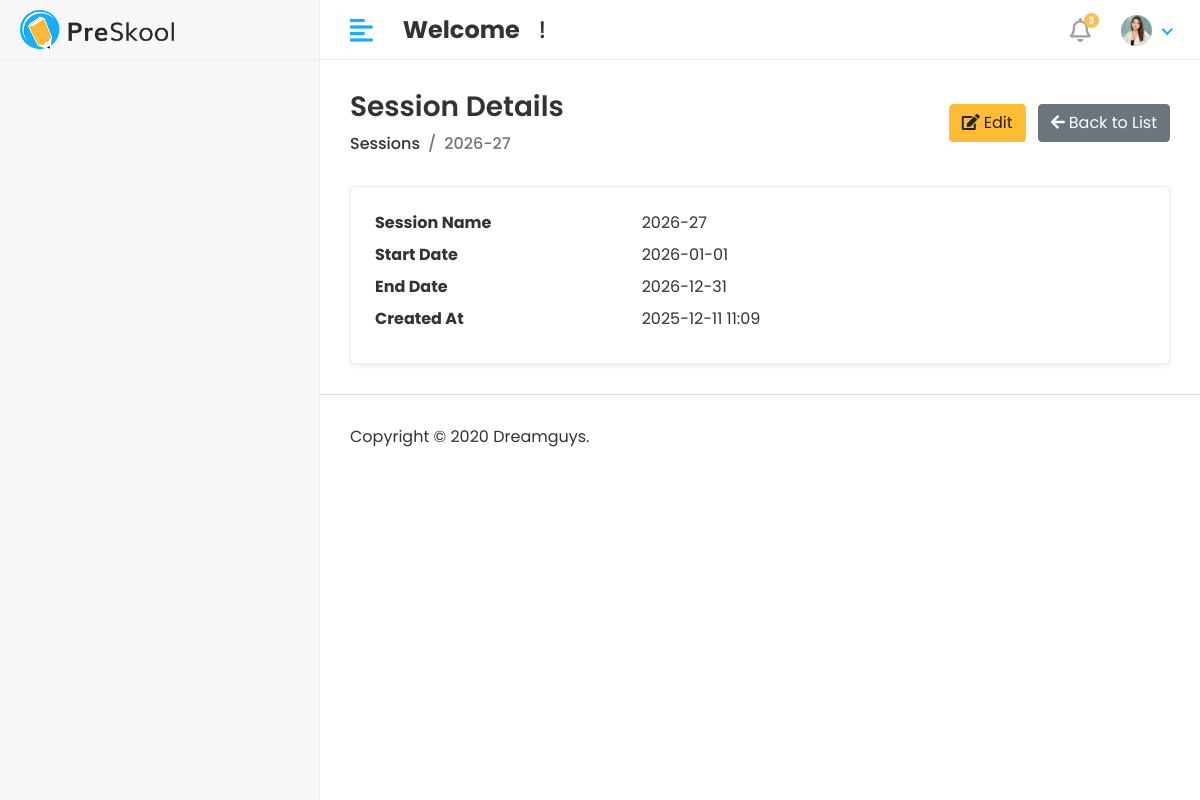
The page /academic/session-detail/3/ on the database its author committed.
### academic/models.py (models this page shows, shortened)
class Session(models.Model):
    name = models.CharField(max_length=20, unique=True, verbose_name="Academic Session")
    start_date = models.DateField()
    end_date = models.DateField()
    created_at = models.DateTimeField(auto_now_add=True)

### academic/views.py (the view)
# urls.py: path('session-detail/<int:session_id>/', session_detail, name='session_detail'),
def session_detail(request, session_id):
    session = get_object_or_404(Session, id=session_id)
    context = {
        'session': session
    }
    return render(request, 'Academic/session/session_detail.html', context)

### templates/Academic/session/session_detail.html
{% extends "base.html" %}
{% block content %}
<div class="content container-fluid">
    <div class="page-header">
        <div class="row align-items-center">
            <div class="col">
                <h3 class="page-title mb-2">Session Details</h3>
                <ul class="breadcrumb mb-0">
                    <li class="breadcrumb-item"><a href="{% url 'session_list' %}">Sessions</a></li>
                    <li class="breadcrumb-item active">{{ session.name }}</li>
                </ul>
            </div>
            <div class="col-auto mt-3 mt-md-0">
                <a href="{% url 'edit_session' session.id %}" class="btn btn-warning mr-2">
                    <i class="fas fa-edit mr-1"></i>Edit
                </a>
                <a href="{% url 'session_list' %}" class="btn btn-secondary">
                    <i class="fas fa-arrow-left mr-1"></i>Back to List
                </a>
            </div>
        </div>
    </div>
    <div class="card shadow-sm">
        <div class="card-body">
            <dl class="row mb-0">
                <dt class="col-sm-4">Session Name</dt>
                <dd class="col-sm-8">{{ session.name|default:"—" }}</dd>
                <dt class="col-sm-4">Start Date</dt>
                <dd class="col-sm-8">{{ session.start_date|date:"Y-m-d"|default:"—" }}</dd>
                <dt class="col-sm-4">End Date</dt>
                <dd class="col-sm-8">{{ session.end_date|date:"Y-m-d"|default:"—" }}</dd>
                <dt class="col-sm-4">Created At</dt>
                <dd class="col-sm-8">{{ session.created_at|date:"Y-m-d H:i"|default:"—" }}</dd>
            </dl>
        </div>
    </div>
</div>
{% endblock %}

### static/assets/css/style.css (style rules this page uses)
html { height: 100%; }
body { background-color: #fff; color: #333; font-family: 'Poppins', sans-serif; font-size: 1rem; height: 100%; line-height: 1.5; overflow-x: hidden; }
h1, h2, h3, h4, h5, h6 { font-family: 'Poppins', sans-serif; margin-top: 0; }
a { color: #009ce7; }
input, button, a { transition: all 0.4s ease; -moz-transition: all 0.4s ease; -o-transition: all 0.4s ease; -ms-transition: all 0.4s ease; -webkit-transition: all 0.4s ease; }
ul, ol { padding: 0px; list-style: none; }
.btn-warning { background-color: #ffbc34; border: 1px solid #ffbc34 }
.card { border: 1px solid #ececf5; box-shadow: 0 1px 3px 0 rgba(0, 0, 0, 0.03); margin-bottom: 1.875rem; }
.card-body { padding: 1.5rem; }
.page-wrapper>.content { padding: 1.875rem 1.875rem 0; }
.page-header { margin-bottom: 1.875rem; }
.page-header .breadcrumb { background-color: transparent; color: #6c757d; font-size: 1rem; font-weight: 500; margin-bottom: 0; padding: 0; }
.page-header .breadcrumb a { color: #333; }
.page-title { font-size: 28px; font-weight: 600; color: #333; margin-bottom: 5px; }

### rows shown on the page
Session: name "2026-27", start_date "2026-01-01", end_date "2026-12-31", created_at "2025-12-11 11:09"
